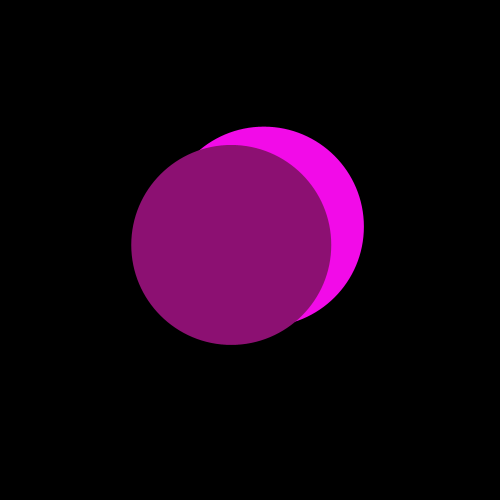
Frame 1 (no input)
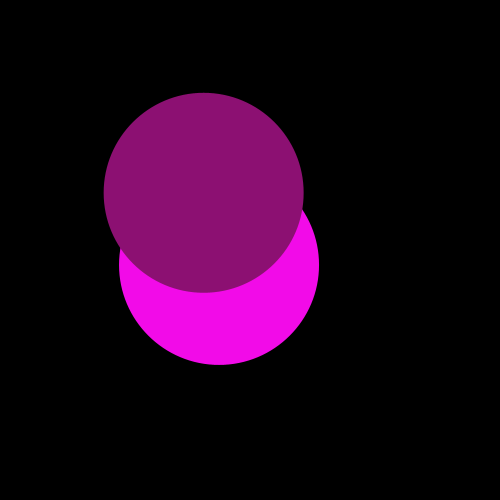
Frame 60 (the mouse pressed at the canvas centre just before this capture)
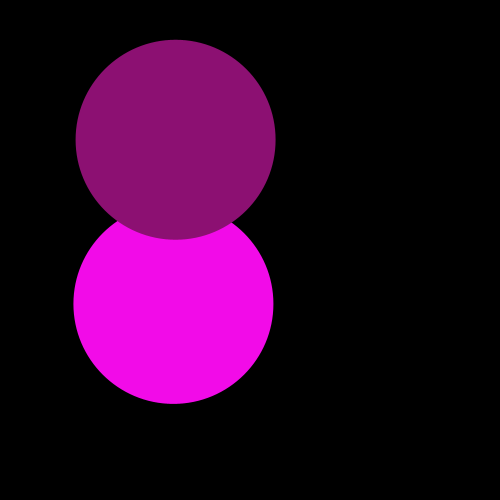
Frame 120 (the mouse held since frame 60 and released just before this capture)

The Processing sketch that drew these frames (run headless with seeded random() and noise(); from frame 60 on, the mouse is pressed at the canvas centre):

// Processing sketch: BouncyBallOOP
// ── BouncyBallOOP.pde
//declare balls
Ball b;
Ball c;

void setup(){
  size(500,500);
  //initialize balls as new objects of the Ball class
  b=new Ball();
  c=new Ball();
}

void draw(){
  background(0);
  //call balls' move() method
  b.move();
  c.move();
  //call balls' display() method
  b.display();
  c.display();
  //call balls' stay() method
  b.stay();
  c.stay();
}
// ── Ball.pde
class Ball{
  //declaring all information (fields) contained within the Ball class
  PVector loc, vel;
  int diam;
  color c;

  //this is a constructor. you can have more than one constructor for a given class
  Ball(){
    diam=200;
    loc=new PVector(random(diam,width-diam),random(diam,height-diam));
    vel=PVector.random2D();
    c=color(random(255),random(50),random(100,255));
    println("I just initialized a new object of the Ball class!");
  }

  //after declaring fields and setting up constructors, you can define your methods
  void display(){
    fill(c);
    noStroke();
    ellipse(loc.x,loc.y,diam,diam);
  }

  void move(){
    loc.add(vel);    //add velocity to location
}

  void stay(){
    if(loc.x>width||loc.x<0){
      vel.x*=-1;
    }
    if(loc.y>height||loc.y<0){
      vel.y*=-1;
    }
  }
}
